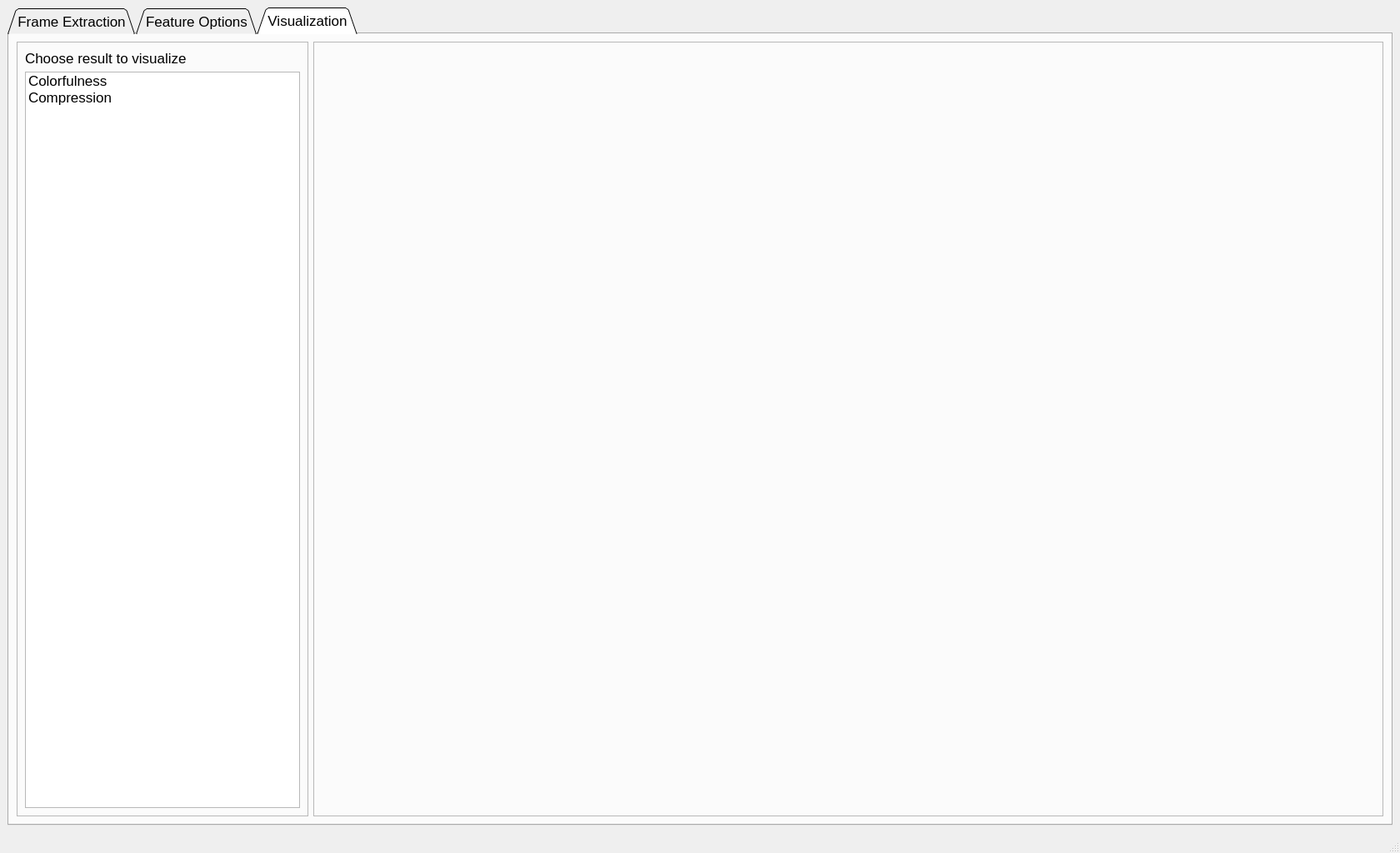
<?xml version="1.0" encoding="UTF-8"?>
<ui version="4.0">
 <class>MainWindow</class>
 <widget class="QMainWindow" name="MainWindow">
  <property name="windowModality">
   <enum>Qt::NonModal</enum>
  </property>
  <property name="enabled">
   <bool>true</bool>
  </property>
  <property name="geometry">
   <rect>
    <x>0</x>
    <y>0</y>
    <width>1680</width>
    <height>1024</height>
   </rect>
  </property>
  <property name="sizePolicy">
   <sizepolicy hsizetype="Preferred" vsizetype="Preferred">
    <horstretch>0</horstretch>
    <verstretch>0</verstretch>
   </sizepolicy>
  </property>
  <property name="font">
   <font>
    <pointsize>12</pointsize>
   </font>
  </property>
  <property name="windowTitle">
   <string>AUVANA</string>
  </property>
  <property name="autoFillBackground">
   <bool>false</bool>
  </property>
  <property name="documentMode">
   <bool>false</bool>
  </property>
  <widget class="QWidget" name="centralwidget">
   <layout class="QGridLayout" name="gridLayout_3">
    <item row="0" column="0">
     <widget class="QTabWidget" name="tabs">
      <property name="enabled">
       <bool>true</bool>
      </property>
      <property name="sizePolicy">
       <sizepolicy hsizetype="Preferred" vsizetype="Preferred">
        <horstretch>0</horstretch>
        <verstretch>0</verstretch>
       </sizepolicy>
      </property>
      <property name="font">
       <font>
        <pointsize>13</pointsize>
        <weight>50</weight>
        <bold>false</bold>
       </font>
      </property>
      <property name="mouseTracking">
       <bool>true</bool>
      </property>
      <property name="tabletTracking">
       <bool>true</bool>
      </property>
      <property name="focusPolicy">
       <enum>Qt::StrongFocus</enum>
      </property>
      <property name="autoFillBackground">
       <bool>false</bool>
      </property>
      <property name="tabShape">
       <enum>QTabWidget::Triangular</enum>
      </property>
      <property name="currentIndex">
       <number>2</number>
      </property>
      <widget class="QWidget" name="Frame_extraction_tab">
       <attribute name="title">
        <string>Frame Extraction</string>
       </attribute>
       <layout class="QGridLayout" name="gridLayout_20">
        <item row="0" column="0">
         <widget class="QFrame" name="top_ui">
          <property name="sizePolicy">
           <sizepolicy hsizetype="Preferred" vsizetype="Preferred">
            <horstretch>0</horstretch>
            <verstretch>0</verstretch>
           </sizepolicy>
          </property>
          <property name="minimumSize">
           <size>
            <width>0</width>
            <height>0</height>
           </size>
          </property>
          <property name="maximumSize">
           <size>
            <width>16777215</width>
            <height>16777215</height>
           </size>
          </property>
          <property name="frameShape">
           <enum>QFrame::NoFrame</enum>
          </property>
          <property name="frameShadow">
           <enum>QFrame::Plain</enum>
          </property>
          <layout class="QGridLayout" name="gridLayout">
           <property name="leftMargin">
            <number>0</number>
           </property>
           <property name="topMargin">
            <number>0</number>
           </property>
           <property name="rightMargin">
            <number>0</number>
           </property>
           <property name="bottomMargin">
            <number>0</number>
           </property>
           <property name="horizontalSpacing">
            <number>-1</number>
           </property>
           <item row="0" column="0">
            <widget class="QFrame" name="video_player_frame">
             <property name="minimumSize">
              <size>
               <width>0</width>
               <height>0</height>
              </size>
             </property>
             <property name="frameShape">
              <enum>QFrame::Box</enum>
             </property>
             <property name="frameShadow">
              <enum>QFrame::Raised</enum>
             </property>
             <layout class="QGridLayout" name="gridLayout_4">
              <property name="leftMargin">
               <number>0</number>
              </property>
              <property name="topMargin">
               <number>0</number>
              </property>
              <property name="rightMargin">
               <number>0</number>
              </property>
              <property name="bottomMargin">
               <number>0</number>
              </property>
              <item row="0" column="0">
               <widget class="QGraphicsView" name="video_player">
                <property name="sizePolicy">
                 <sizepolicy hsizetype="Preferred" vsizetype="Preferred">
                  <horstretch>0</horstretch>
                  <verstretch>0</verstretch>
                 </sizepolicy>
                </property>
                <property name="minimumSize">
                 <size>
                  <width>540</width>
                  <height>0</height>
                 </size>
                </property>
                <property name="frameShape">
                 <enum>QFrame::NoFrame</enum>
                </property>
                <property name="frameShadow">
                 <enum>QFrame::Plain</enum>
                </property>
                <property name="interactive">
                 <bool>true</bool>
                </property>
               </widget>
              </item>
             </layout>
            </widget>
           </item>
           <item row="0" column="2">
            <widget class="QFrame" name="option_frame">
             <property name="minimumSize">
              <size>
               <width>500</width>
               <height>0</height>
              </size>
             </property>
             <property name="frameShape">
              <enum>QFrame::Box</enum>
             </property>
             <property name="frameShadow">
              <enum>QFrame::Raised</enum>
             </property>
             <layout class="QGridLayout" name="gridLayout_9">
              <item row="0" column="0">
               <widget class="QLabel" name="label">
                <property name="text">
                 <string>Upload Video</string>
                </property>
               </widget>
              </item>
              <item row="2" column="0" colspan="3">
               <layout class="QVBoxLayout" name="verticalLayout_2">
                <item>
                 <widget class="QGroupBox" name="frame_extraxtion_groupBox">
                  <property name="minimumSize">
                   <size>
                    <width>100</width>
                    <height>0</height>
                   </size>
                  </property>
                  <property name="font">
                   <font>
                    <weight>50</weight>
                    <bold>false</bold>
                   </font>
                  </property>
                  <property name="title">
                   <string>Frame Extraxtion Option</string>
                  </property>
                  <property name="alignment">
                   <set>Qt::AlignLeading|Qt::AlignLeft|Qt::AlignVCenter</set>
                  </property>
                  <property name="flat">
                   <bool>false</bool>
                  </property>
                  <layout class="QGridLayout" name="gridLayout_22">
                   <item row="0" column="0">
                    <widget class="QRadioButton" name="shot_bt">
                     <property name="minimumSize">
                      <size>
                       <width>100</width>
                       <height>0</height>
                      </size>
                     </property>
                     <property name="text">
                      <string>Shot Boundary</string>
                     </property>
                    </widget>
                   </item>
                   <item row="1" column="0">
                    <widget class="QGroupBox" name="groupBox">
                     <property name="title">
                      <string/>
                     </property>
                     <layout class="QGridLayout" name="gridLayout_6">
                      <item row="0" column="0">
                       <widget class="QLabel" name="label_3">
                        <property name="text">
                         <string>Extraction Method</string>
                        </property>
                       </widget>
                      </item>
                      <item row="0" column="1">
                       <widget class="QComboBox" name="key_frame_methods">
                        <property name="minimumSize">
                         <size>
                          <width>220</width>
                          <height>0</height>
                         </size>
                        </property>
                        <property name="maximumSize">
                         <size>
                          <width>200</width>
                          <height>16777215</height>
                         </size>
                        </property>
                        <property name="font">
                         <font>
                          <pointsize>12</pointsize>
                         </font>
                        </property>
                        <item>
                         <property name="text">
                          <string>Content-Aware Detector</string>
                         </property>
                        </item>
                        <item>
                         <property name="text">
                          <string>Threshold Detector</string>
                         </property>
                        </item>
                       </widget>
                      </item>
                      <item row="0" column="2">
                       <widget class="QLabel" name="treshold_label">
                        <property name="maximumSize">
                         <size>
                          <width>100</width>
                          <height>16777215</height>
                         </size>
                        </property>
                        <property name="font">
                         <font>
                          <pointsize>14</pointsize>
                         </font>
                        </property>
                        <property name="text">
                         <string>Threshold</string>
                        </property>
                        <property name="alignment">
                         <set>Qt::AlignRight|Qt::AlignTrailing|Qt::AlignVCenter</set>
                        </property>
                       </widget>
                      </item>
                      <item row="0" column="3">
                       <widget class="QSpinBox" name="trashold_btn">
                        <property name="minimumSize">
                         <size>
                          <width>80</width>
                          <height>0</height>
                         </size>
                        </property>
                        <property name="maximumSize">
                         <size>
                          <width>150</width>
                          <height>16777215</height>
                         </size>
                        </property>
                        <property name="font">
                         <font>
                          <pointsize>12</pointsize>
                         </font>
                        </property>
                       </widget>
                      </item>
                     </layout>
                    </widget>
                   </item>
                   <item row="2" column="0">
                    <widget class="QRadioButton" name="frame_rate_bt">
                     <property name="minimumSize">
                      <size>
                       <width>100</width>
                       <height>0</height>
                      </size>
                     </property>
                     <property name="text">
                      <string>Frame</string>
                     </property>
                    </widget>
                   </item>
                   <item row="3" column="0">
                    <widget class="QGroupBox" name="groupBox_2">
                     <property name="title">
                      <string/>
                     </property>
                     <layout class="QGridLayout" name="gridLayout_2">
                      <item row="0" column="1">
                       <widget class="QSpinBox" name="frame_rate_option">
                        <property name="minimumSize">
                         <size>
                          <width>150</width>
                          <height>0</height>
                         </size>
                        </property>
                        <property name="maximumSize">
                         <size>
                          <width>16777215</width>
                          <height>16777215</height>
                         </size>
                        </property>
                        <property name="font">
                         <font>
                          <pointsize>12</pointsize>
                         </font>
                        </property>
                       </widget>
                      </item>
                      <item row="0" column="0">
                       <widget class="QLabel" name="label_2">
                        <property name="layoutDirection">
                         <enum>Qt::LeftToRight</enum>
                        </property>
                        <property name="text">
                         <string>Time window in seonds</string>
                        </property>
                        <property name="alignment">
                         <set>Qt::AlignRight|Qt::AlignTrailing|Qt::AlignVCenter</set>
                        </property>
                       </widget>
                      </item>
                      <item row="0" column="2">
                       <spacer name="horizontalSpacer_2">
                        <property name="orientation">
                         <enum>Qt::Horizontal</enum>
                        </property>
                        <property name="sizeHint" stdset="0">
                         <size>
                          <width>40</width>
                          <height>20</height>
                         </size>
                        </property>
                       </spacer>
                      </item>
                     </layout>
                    </widget>
                   </item>
                  </layout>
                 </widget>
                </item>
               </layout>
              </item>
              <item row="3" column="2">
               <widget class="QPushButton" name="extraxt_btn">
                <property name="minimumSize">
                 <size>
                  <width>110</width>
                  <height>0</height>
                 </size>
                </property>
                <property name="maximumSize">
                 <size>
                  <width>110</width>
                  <height>16777215</height>
                 </size>
                </property>
                <property name="text">
                 <string>Extract</string>
                </property>
               </widget>
              </item>
              <item row="0" column="1">
               <widget class="QLineEdit" name="lineEdit"/>
              </item>
              <item row="0" column="2">
               <widget class="QPushButton" name="upload_btn">
                <property name="text">
                 <string>Browse</string>
                </property>
               </widget>
              </item>
             </layout>
            </widget>
           </item>
          </layout>
         </widget>
        </item>
        <item row="1" column="0">
         <widget class="QFrame" name="bottom_ui">
          <property name="minimumSize">
           <size>
            <width>0</width>
            <height>200</height>
           </size>
          </property>
          <property name="frameShape">
           <enum>QFrame::NoFrame</enum>
          </property>
          <property name="frameShadow">
           <enum>QFrame::Plain</enum>
          </property>
          <layout class="QVBoxLayout" name="verticalLayout">
           <item>
            <widget class="QListWidget" name="gallery">
             <property name="minimumSize">
              <size>
               <width>0</width>
               <height>200</height>
              </size>
             </property>
             <property name="sizeIncrement">
              <size>
               <width>0</width>
               <height>0</height>
              </size>
             </property>
             <property name="baseSize">
              <size>
               <width>0</width>
               <height>0</height>
              </size>
             </property>
             <property name="layoutDirection">
              <enum>Qt::LeftToRight</enum>
             </property>
             <property name="autoFillBackground">
              <bool>true</bool>
             </property>
             <property name="autoScroll">
              <bool>true</bool>
             </property>
             <property name="autoScrollMargin">
              <number>0</number>
             </property>
             <property name="tabKeyNavigation">
              <bool>false</bool>
             </property>
             <property name="showDropIndicator" stdset="0">
              <bool>false</bool>
             </property>
             <property name="alternatingRowColors">
              <bool>false</bool>
             </property>
             <property name="iconSize">
              <size>
               <width>157</width>
               <height>157</height>
              </size>
             </property>
             <property name="textElideMode">
              <enum>Qt::ElideNone</enum>
             </property>
             <property name="verticalScrollMode">
              <enum>QAbstractItemView::ScrollPerItem</enum>
             </property>
             <property name="movement">
              <enum>QListView::Static</enum>
             </property>
             <property name="flow">
              <enum>QListView::LeftToRight</enum>
             </property>
             <property name="isWrapping" stdset="0">
              <bool>true</bool>
             </property>
             <property name="resizeMode">
              <enum>QListView::Adjust</enum>
             </property>
             <property name="layoutMode">
              <enum>QListView::SinglePass</enum>
             </property>
             <property name="spacing">
              <number>0</number>
             </property>
             <property name="viewMode">
              <enum>QListView::IconMode</enum>
             </property>
             <property name="modelColumn">
              <number>0</number>
             </property>
             <property name="uniformItemSizes">
              <bool>true</bool>
             </property>
             <property name="wordWrap">
              <bool>true</bool>
             </property>
             <property name="selectionRectVisible">
              <bool>false</bool>
             </property>
             <property name="currentRow">
              <number>-1</number>
             </property>
             <property name="sortingEnabled">
              <bool>false</bool>
             </property>
            </widget>
           </item>
          </layout>
         </widget>
        </item>
       </layout>
      </widget>
      <widget class="QWidget" name="Feature_tab">
       <attribute name="title">
        <string>Feature Options</string>
       </attribute>
       <layout class="QGridLayout" name="gridLayout_16">
        <item row="0" column="0">
         <widget class="QFrame" name="features_top_left_ui">
          <property name="minimumSize">
           <size>
            <width>550</width>
            <height>0</height>
           </size>
          </property>
          <property name="font">
           <font>
            <pointsize>12</pointsize>
           </font>
          </property>
          <property name="frameShape">
           <enum>QFrame::StyledPanel</enum>
          </property>
          <property name="frameShadow">
           <enum>QFrame::Raised</enum>
          </property>
          <layout class="QGridLayout" name="gridLayout_15">
           <item row="0" column="0">
            <widget class="QGroupBox" name="colorfulness_groupBox">
             <property name="font">
              <font>
               <pointsize>15</pointsize>
              </font>
             </property>
             <property name="title">
              <string>Colorfulness</string>
             </property>
             <layout class="QGridLayout" name="gridLayout_8">
              <item row="0" column="0">
               <widget class="QLabel" name="color_label">
                <property name="text">
                 <string>Method</string>
                </property>
               </widget>
              </item>
              <item row="0" column="1" colspan="2">
               <widget class="QComboBox" name="color_comboBox">
                <property name="font">
                 <font>
                  <pointsize>12</pointsize>
                 </font>
                </property>
                <item>
                 <property name="text">
                  <string/>
                 </property>
                </item>
                <item>
                 <property name="text">
                  <string>Hasler &amp; Suesstrunk</string>
                 </property>
                </item>
               </widget>
              </item>
              <item row="1" column="2">
               <widget class="QCheckBox" name="color_pairs">
                <property name="font">
                 <font>
                  <pointsize>13</pointsize>
                 </font>
                </property>
                <property name="text">
                 <string>Pairs</string>
                </property>
               </widget>
              </item>
              <item row="1" column="1">
               <widget class="QCheckBox" name="color_single">
                <property name="font">
                 <font>
                  <pointsize>13</pointsize>
                 </font>
                </property>
                <property name="text">
                 <string>Single</string>
                </property>
               </widget>
              </item>
             </layout>
            </widget>
           </item>
           <item row="2" column="0">
            <widget class="QGroupBox" name="compression_groupBox">
             <property name="font">
              <font>
               <pointsize>15</pointsize>
              </font>
             </property>
             <property name="title">
              <string>Compression</string>
             </property>
             <layout class="QGridLayout" name="gridLayout_10">
              <item row="0" column="0">
               <widget class="QCheckBox" name="MPEG">
                <property name="text">
                 <string>MPEG</string>
                </property>
               </widget>
              </item>
              <item row="0" column="1">
               <widget class="QCheckBox" name="H264">
                <property name="text">
                 <string>AVA (H264)</string>
                </property>
               </widget>
              </item>
              <item row="0" column="2">
               <widget class="QCheckBox" name="H263">
                <property name="text">
                 <string>H263</string>
                </property>
               </widget>
              </item>
             </layout>
            </widget>
           </item>
           <item row="1" column="0">
            <widget class="QGroupBox" name="SSI_groupBox">
             <property name="font">
              <font>
               <pointsize>15</pointsize>
              </font>
             </property>
             <property name="title">
              <string>Frame Structural Simiarity</string>
             </property>
             <layout class="QGridLayout" name="gridLayout_14">
              <item row="0" column="0">
               <widget class="QLabel" name="SSI_label">
                <property name="text">
                 <string>Method</string>
                </property>
               </widget>
              </item>
              <item row="0" column="1">
               <widget class="QComboBox" name="SSI_comboBox">
                <property name="font">
                 <font>
                  <pointsize>12</pointsize>
                 </font>
                </property>
                <item>
                 <property name="text">
                  <string/>
                 </property>
                </item>
                <item>
                 <property name="text">
                  <string>Structural Similarity Index</string>
                 </property>
                </item>
               </widget>
              </item>
             </layout>
            </widget>
           </item>
           <item row="4" column="0">
            <widget class="QGroupBox" name="motion_groupBox">
             <property name="font">
              <font>
               <pointsize>15</pointsize>
              </font>
             </property>
             <property name="title">
              <string>Motion</string>
             </property>
             <layout class="QGridLayout" name="gridLayout_5">
              <item row="0" column="0">
               <widget class="QLabel" name="motion_label_method">
                <property name="text">
                 <string>Method</string>
                </property>
               </widget>
              </item>
              <item row="2" column="3">
               <widget class="QSpinBox" name="contourSizeValue">
                <property name="font">
                 <font>
                  <pointsize>12</pointsize>
                 </font>
                </property>
               </widget>
              </item>
              <item row="2" column="1">
               <widget class="QSpinBox" name="kernalSizeValue">
                <property name="font">
                 <font>
                  <pointsize>12</pointsize>
                 </font>
                </property>
               </widget>
              </item>
              <item row="2" column="2">
               <widget class="QLabel" name="label_right">
                <property name="text">
                 <string>Contour Size</string>
                </property>
               </widget>
              </item>
              <item row="2" column="0">
               <widget class="QLabel" name="label_left">
                <property name="text">
                 <string>Kernal Size</string>
                </property>
               </widget>
              </item>
              <item row="0" column="1" colspan="3">
               <widget class="QComboBox" name="motion_detection_comboBox">
                <property name="font">
                 <font>
                  <pointsize>12</pointsize>
                 </font>
                </property>
                <item>
                 <property name="text">
                  <string/>
                 </property>
                </item>
                <item>
                 <property name="text">
                  <string>Canny Edge Detection</string>
                 </property>
                </item>
                <item>
                 <property name="text">
                  <string>Frame Differencing</string>
                 </property>
                </item>
                <item>
                 <property name="text">
                  <string>Sobel Detection</string>
                 </property>
                </item>
                <item>
                 <property name="text">
                  <string>Background Substracking</string>
                 </property>
                </item>
               </widget>
              </item>
             </layout>
            </widget>
           </item>
           <item row="3" column="0">
            <widget class="QGroupBox" name="face_detection_groupBox">
             <property name="font">
              <font>
               <pointsize>15</pointsize>
               <weight>50</weight>
               <bold>false</bold>
              </font>
             </property>
             <property name="title">
              <string>Face Recogntion and Tracking</string>
             </property>
             <layout class="QGridLayout" name="gridLayout_13">
              <item row="0" column="0">
               <widget class="QLabel" name="face_detection_label">
                <property name="text">
                 <string>Method</string>
                </property>
               </widget>
              </item>
              <item row="0" column="1">
               <widget class="QComboBox" name="face_detection_comboBox">
                <property name="font">
                 <font>
                  <pointsize>12</pointsize>
                 </font>
                </property>
                <item>
                 <property name="text">
                  <string/>
                 </property>
                </item>
                <item>
                 <property name="text">
                  <string>Cascade Classifier</string>
                 </property>
                </item>
               </widget>
              </item>
             </layout>
            </widget>
           </item>
          </layout>
         </widget>
        </item>
        <item row="0" column="1">
         <widget class="QFrame" name="features_top_right_ui">
          <property name="sizePolicy">
           <sizepolicy hsizetype="Preferred" vsizetype="Preferred">
            <horstretch>0</horstretch>
            <verstretch>0</verstretch>
           </sizepolicy>
          </property>
          <property name="minimumSize">
           <size>
            <width>550</width>
            <height>0</height>
           </size>
          </property>
          <property name="frameShape">
           <enum>QFrame::StyledPanel</enum>
          </property>
          <property name="frameShadow">
           <enum>QFrame::Raised</enum>
          </property>
          <layout class="QGridLayout" name="gridLayout_12">
           <item row="0" column="0" colspan="3">
            <widget class="QGroupBox" name="saliency_groupBox">
             <property name="font">
              <font>
               <pointsize>15</pointsize>
              </font>
             </property>
             <property name="title">
              <string>Saliency</string>
             </property>
             <layout class="QGridLayout" name="gridLayout_18">
              <item row="0" column="0">
               <widget class="QCheckBox" name="saliency_checkBox1">
                <property name="text">
                 <string>Static saliency (keyframes)</string>
                </property>
               </widget>
              </item>
              <item row="0" column="1">
               <widget class="QComboBox" name="staticSaliencyApproch">
                <property name="font">
                 <font>
                  <pointsize>12</pointsize>
                 </font>
                </property>
                <item>
                 <property name="text">
                  <string/>
                 </property>
                </item>
                <item>
                 <property name="text">
                  <string>Spectral Residual</string>
                 </property>
                </item>
                <item>
                 <property name="text">
                  <string>Fine Grained</string>
                 </property>
                </item>
               </widget>
              </item>
              <item row="1" column="0">
               <widget class="QCheckBox" name="saliency_checkBox1_2">
                <property name="text">
                 <string>Motion saliency</string>
                </property>
               </widget>
              </item>
              <item row="1" column="1">
               <widget class="QComboBox" name="motionSaliencyApproch">
                <property name="font">
                 <font>
                  <pointsize>12</pointsize>
                 </font>
                </property>
                <item>
                 <property name="text">
                  <string/>
                 </property>
                </item>
                <item>
                 <property name="text">
                  <string>BinWangApr2014</string>
                 </property>
                </item>
               </widget>
              </item>
             </layout>
            </widget>
           </item>
           <item row="2" column="2">
            <spacer name="verticalSpacer">
             <property name="orientation">
              <enum>Qt::Vertical</enum>
             </property>
             <property name="sizeHint" stdset="0">
              <size>
               <width>20</width>
               <height>40</height>
              </size>
             </property>
            </spacer>
           </item>
           <item row="3" column="0" colspan="3">
            <widget class="QGroupBox" name="outPut_result_formBox">
             <property name="minimumSize">
              <size>
               <width>0</width>
               <height>0</height>
              </size>
             </property>
             <property name="maximumSize">
              <size>
               <width>16777215</width>
               <height>167</height>
              </size>
             </property>
             <property name="font">
              <font>
               <pointsize>15</pointsize>
              </font>
             </property>
             <property name="title">
              <string>Save Output</string>
             </property>
             <property name="flat">
              <bool>false</bool>
             </property>
             <property name="checkable">
              <bool>false</bool>
             </property>
             <layout class="QGridLayout" name="gridLayout_19">
              <item row="2" column="1">
               <widget class="QLineEdit" name="result_linetext">
                <property name="font">
                 <font>
                  <pointsize>12</pointsize>
                 </font>
                </property>
               </widget>
              </item>
              <item row="3" column="2">
               <widget class="QPushButton" name="saveResult_btn">
                <property name="text">
                 <string>Save</string>
                </property>
               </widget>
              </item>
              <item row="2" column="2">
               <widget class="QPushButton" name="browse_output_btn">
                <property name="text">
                 <string>Browse</string>
                </property>
                <property name="checkable">
                 <bool>false</bool>
                </property>
               </widget>
              </item>
              <item row="2" column="0">
               <widget class="QLabel" name="output_result_label">
                <property name="text">
                 <string>Output Directory</string>
                </property>
               </widget>
              </item>
             </layout>
            </widget>
           </item>
           <item row="1" column="0" colspan="3">
            <widget class="QGroupBox" name="object_detection_groupBox">
             <property name="font">
              <font>
               <pointsize>15</pointsize>
              </font>
             </property>
             <property name="title">
              <string>Object Detection</string>
             </property>
             <layout class="QGridLayout" name="gridLayout_11">
              <item row="0" column="2">
               <widget class="QRadioButton" name="ObjDet_btn_right">
                <property name="text">
                 <string>Video</string>
                </property>
               </widget>
              </item>
              <item row="0" column="0">
               <widget class="QRadioButton" name="ObjDet_btn_left">
                <property name="text">
                 <string>KeyFrames</string>
                </property>
               </widget>
              </item>
              <item row="1" column="0">
               <widget class="QLabel" name="detector_label">
                <property name="text">
                 <string>Detector</string>
                </property>
                <property name="indent">
                 <number>19</number>
                </property>
               </widget>
              </item>
              <item row="1" column="2">
               <widget class="QComboBox" name="object_detector_comboBox">
                <property name="font">
                 <font>
                  <pointsize>12</pointsize>
                 </font>
                </property>
                <item>
                 <property name="text">
                  <string/>
                 </property>
                </item>
                <item>
                 <property name="text">
                  <string>YOLO v3</string>
                 </property>
                </item>
               </widget>
              </item>
             </layout>
            </widget>
           </item>
          </layout>
         </widget>
        </item>
        <item row="1" column="0">
         <spacer name="tab2_verticalSpacer_bottom_left">
          <property name="orientation">
           <enum>Qt::Vertical</enum>
          </property>
          <property name="sizeHint" stdset="0">
           <size>
            <width>20</width>
            <height>40</height>
           </size>
          </property>
         </spacer>
        </item>
        <item row="1" column="1">
         <spacer name="tab2_verticalSpacer_bottom_right">
          <property name="orientation">
           <enum>Qt::Vertical</enum>
          </property>
          <property name="sizeHint" stdset="0">
           <size>
            <width>20</width>
            <height>40</height>
           </size>
          </property>
         </spacer>
        </item>
       </layout>
      </widget>
      <widget class="QWidget" name="visulaization_tab">
       <attribute name="title">
        <string>Visualization</string>
       </attribute>
       <layout class="QGridLayout" name="gridLayout_7">
        <item row="0" column="0">
         <widget class="QFrame" name="visulaization_options_window">
          <property name="maximumSize">
           <size>
            <width>350</width>
            <height>16777215</height>
           </size>
          </property>
          <property name="frameShape">
           <enum>QFrame::StyledPanel</enum>
          </property>
          <property name="frameShadow">
           <enum>QFrame::Raised</enum>
          </property>
          <layout class="QGridLayout" name="gridLayout_17">
           <item row="0" column="0">
            <widget class="QLabel" name="vis_label">
             <property name="text">
              <string>Choose result to visualize</string>
             </property>
            </widget>
           </item>
           <item row="1" column="0">
            <widget class="QListWidget" name="list_visulaization_optios">
             <item>
              <property name="text">
               <string>Colorfulness</string>
              </property>
             </item>
             <item>
              <property name="text">
               <string>Compression</string>
              </property>
             </item>
            </widget>
           </item>
          </layout>
         </widget>
        </item>
        <item row="0" column="1">
         <widget class="QFrame" name="visulaization_canvas">
          <property name="frameShape">
           <enum>QFrame::StyledPanel</enum>
          </property>
          <property name="frameShadow">
           <enum>QFrame::Raised</enum>
          </property>
          <layout class="QGridLayout" name="gridLayout_21"/>
         </widget>
        </item>
       </layout>
      </widget>
     </widget>
    </item>
   </layout>
  </widget>
  <widget class="QStatusBar" name="statusbar"/>
 </widget>
 <resources/>
 <connections/>
</ui>
